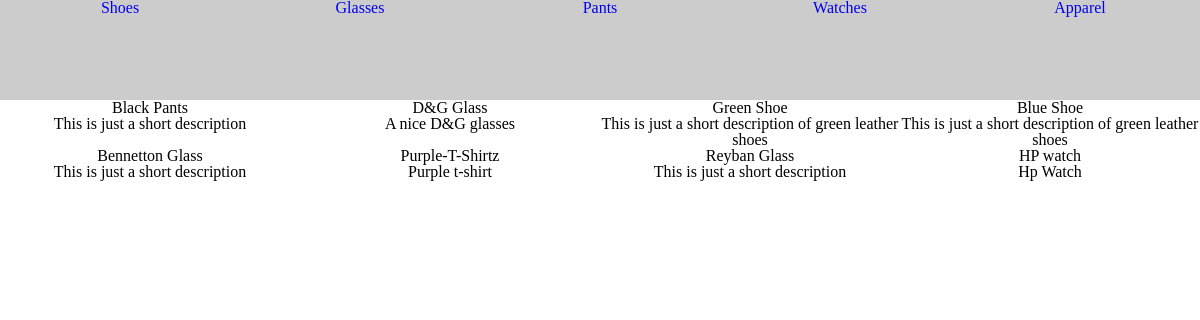
The page / on the database its author committed.
### tables this page shows
CREATE TABLE IF NOT EXISTS `category` (
  `id` int(11) NOT NULL AUTO_INCREMENT,
  `name` varchar(255) NOT NULL,
  `description` text NOT NULL,
  `img` varchar(50) DEFAULT NULL,
  `is_active` tinyint(1) NOT NULL,
  `created_at` datetime NOT NULL,
  `modified_at` datetime DEFAULT NULL,
  PRIMARY KEY (`id`)
);

CREATE TABLE IF NOT EXISTS `products` (
  `id` int(11) NOT NULL AUTO_INCREMENT,
  `sku` varchar(255) NOT NULL,
  `name` varchar(255) NOT NULL,
  `price` decimal(12,4) NOT NULL,
  `description` text NOT NULL,
  `short_description` tinytext NOT NULL,
  `img` varchar(255) DEFAULT NULL,
  `is_active` tinyint(1) NOT NULL,
  `created_at` datetime NOT NULL,
  `modified_at` datetime DEFAULT NULL,
  `category_id` int(11) NOT NULL,
  PRIMARY KEY (`id`),
  UNIQUE KEY `sku` (`sku`),
  KEY `FK_products_category` (`category_id`),
  CONSTRAINT `FK_products_category` FOREIGN KEY (`category_id`) REFERENCES `category` (`id`)
);

### includes/random_products.php (the view)
<?php
$results = $db->query("SELECT * FROM products  ORDER BY RAND() LIMIT 8");
$result = $results->fetchAll(PDO::FETCH_OBJ);
?>
<?php foreach ($result as $product): ?>
   <div class="new">
        <h2> <?php echo $product->name; ?> </h2>
        <p><?php echo $product->short_description; ?></p>
        </div>
   <?php endforeach; ?>

### index.php (shortened to what this page needs)
<?php include ("/includes/config.php");?>
<!DOCTYPE html>
    <head>
        <link rel="stylesheet" href="../css/reset.css" type="text/css">
        <link rel="stylesheet" href="../css/style.css" type="text/css">
    </head>
    <body>
        <div class="wrapper">
        <header>
          <nav class="block">
     <?php include ("includes/navigation.php");?>
          </nav>
        </header>
        <section class="random">
<?php include ("includes/random_products.php"); ?>
        </section>
        </div>
    </body>
</html>

### includes/navigation.php
<?php
$navigation = $db->query("SELECT * FROM category");
$result = $navigation->fetchAll(PDO::FETCH_OBJ);
?>
<ul>
    <?php foreach ($result as $nav) : ?>
        <li><a href="category.php?catId=<?php echo $nav->id ?>"><?php echo $nav->name; ?></a></li>
    <?php endforeach; ?>
</ul>

### css/style.css (style rules this page uses)
.wrapper { width:100%; height:500px; }
a { text-decoration:none; }
.random { margin:0 auto; }
.new { float:left; width:25%; text-align:center; }
nav ul li { list-style:none; margin:0 auto; }
.block { width:100%; height:100px; display:block; background:#ccc; margin-top:0; }
.block ul li { float:left; width:20%; text-align: center; }

### rows shown on the page
category: name "Shoes"
category: name "Glasses"
category: name "Pants"
category: name "Watches"
category: name "Apparel"
products: name "Black Pants", short_description "This is just a short description"
products: name "D&G Glass", short_description "A nice D&G glasses"
products: name "Green Shoe", short_description "This is just a short description of green leather shoes"
products: name "Blue Shoe", short_description "This is just a short description of green leather shoes"
products: name "Bennetton Glass", short_description "This is just a short description"
products: name "Purple-T-Shirtz", short_description "Purple t-shirt"
products: name "Reyban Glass", short_description "This is just a short description"
products: name "HP watch", short_description "Hp Watch"
